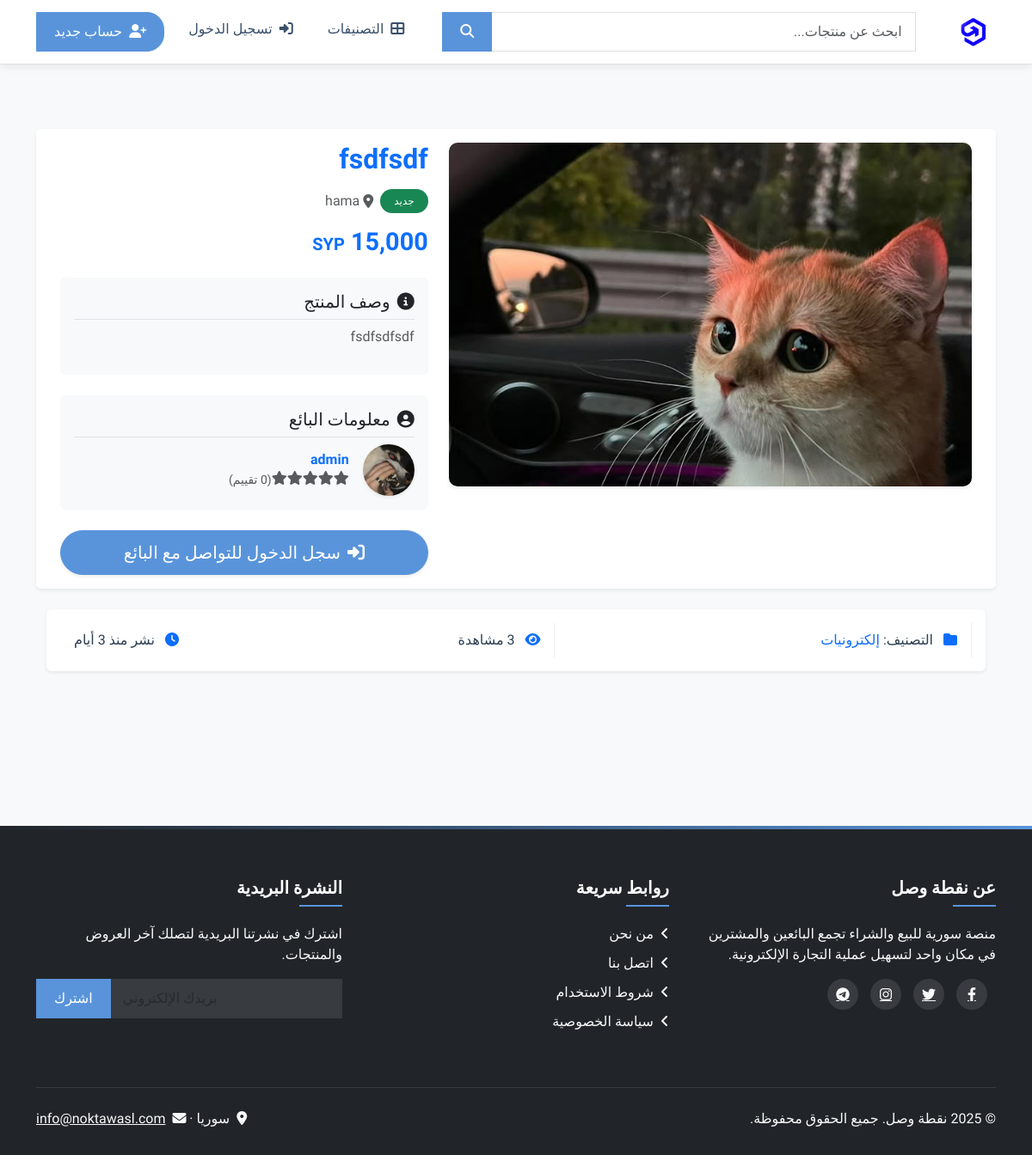
Page /products/view/1 on the committed database.
### bot/models.py (models this page shows, shortened)
class ProductImage(db.Model):
    id = db.Column(db.Integer, primary_key=True)
    cloudflare_id = db.Column(db.String(100), nullable=False)
    url = db.Column(db.String(500), nullable=False)
    product_id = db.Column(db.Integer, db.ForeignKey('product.id'), nullable=False)
    is_primary = db.Column(db.Boolean, default=False)
    created_at = db.Column(db.DateTime, default=datetime.utcnow)

class Product(db.Model):
    id = db.Column(db.Integer, primary_key=True)
    title = db.Column(db.String(200), nullable=False)
    description = db.Column(db.Text, nullable=False)
    price = db.Column(db.Float, nullable=False)
    currency = db.Column(db.String(10), default='SYP')
    condition = db.Column(db.String(20), nullable=False)
    category_id = db.Column(db.Integer, db.ForeignKey('category.id'), nullable=False)
    location = db.Column(db.String(100), nullable=False)
    views_count = db.Column(db.Integer, default=0)
    created_at = db.Column(db.DateTime, default=datetime.utcnow)
    updated_at = db.Column(db.DateTime, default=datetime.utcnow, onupdate=datetime.utcnow)
    seller_id = db.Column(db.Integer, db.ForeignKey('user.id'), nullable=False)
    is_active = db.Column(db.Boolean, default=True)
    is_featured = db.Column(db.Boolean, default=False)
    is_sold = db.Column(db.Boolean, default=False)
    buyer_id = db.Column(db.Integer, db.ForeignKey('user.id'), nullable=True)
    images = db.relationship('ProductImage', backref='product', lazy=True, cascade="all, delete-orphan")
    attributes = db.relationship('ProductAttribute', backref='product', lazy=True, cascade="all, delete-orphan")
    messages = db.relationship('Message', backref='product', lazy=True)
    reports = db.relationship('Report', backref='product', lazy=True)

class User(db.Model):
    id = db.Column(db.Integer, primary_key=True)
    email = db.Column(db.String(150), unique=True, nullable=False)
    password = db.Column(db.String(200), nullable=False)
    name = db.Column(db.String(100), nullable=False)
    phone = db.Column(db.String(20), nullable=True)
    profile_image = db.Column(db.String(500), nullable=True)
    profile_image_url = db.Column(db.String(500), nullable=True)
    bio = db.Column(db.Text, nullable=True)
    location = db.Column(db.String(100), nullable=True)
    is_verified = db.Column(db.Boolean, default=False)
    verification_code = db.Column(db.String(6), nullable=True)
    created_at = db.Column(db.DateTime, default=datetime.utcnow)
    last_login = db.Column(db.DateTime, nullable=True)
    is_admin = db.Column(db.Boolean, default=False)
    is_banned = db.Column(db.Boolean, default=False)
    is_online = db.Column(db.Boolean, default=False)
    new_email_pending = db.Column(db.String(150), nullable=True)
    products = db.relationship('Product',
                              foreign_keys='Product.seller_id',
                              backref='seller',
                              lazy=True)
    purchased_products = db.relationship('Product',
                                        foreign_keys='Product.buyer_id',
                                        backref='buyer',
                                        lazy=True)
    reviews_received = db.relationship('UserReview',
                                      foreign_keys='UserReview.reviewed_user_id',
                                      backref='reviewed_user',
                                      lazy=True)
    reviews_given = db.relationship('UserReview',
                                   foreign_keys='UserReview.reviewer_id',
                                   backref='reviewer',
                                   lazy=True)
    sent_messages = db.relationship('Message',
                                   foreign_keys='Message.sender_id',
                                   backref='sender',
                                   lazy=True)
    received_messages = db.relationship('Message',
                                      foreign_keys='Message.receiver_id',
                                      backref='receiver',
                                      lazy=True)
    reports_filed = db.relationship('Report',
                                   foreign_keys='Report.reporter_id',
                                   backref='reporter',
                                   lazy=True)
    reports_received = db.relationship('Report',
                                      foreign_keys='Report.reported_user_id',
                                      backref='reported_user',
                                      lazy=True)
    favorites_products = db.relationship('Product',
                                        secondary=favorites,
                                        lazy='subquery',
                                        backref=db.backref('favorited_by', lazy=True))
    audit_logs = db.relationship('AuditLog', backref='user', lazy=True)
    def calculate_rating(self):
        reviews = UserReview.query.filter_by(reviewed_user_id=self.id).all()
        if not reviews:
            return 0
        total = sum(review.rating for review in reviews)
        return round((total / len(reviews)) * 20, 1)

class Category(db.Model):
    id = db.Column(db.Integer, primary_key=True)
    name = db.Column(db.String(100), nullable=False)
    slug = db.Column(db.String(100), nullable=False, unique=True)
    description = db.Column(db.Text, nullable=True)
    parent_id = db.Column(db.Integer, db.ForeignKey('category.id'), nullable=True)
    subcategories = db.relationship('Category', backref=db.backref('parent', remote_side=[id]), lazy=True)
    products = db.relationship('Product', backref='category_rel', lazy=True)

### bot/routes.py (the view)
@products_bp.route('/view/<int:product_id>')
def view(product_id):
    from .models import Product, Category
    from flask import current_app
    product = Product.query.get_or_404(product_id)
    product.views_count += 1
    db.session.commit()
    current_app.logger.info(f"عرض تفاصيل المنتج: {product.id} - {product.title}")
    current_app.logger.info(f"عدد صور المنتج: {len(product.images)}")
    if product.images:
        for i, image in enumerate(product.images):
            current_app.logger.debug(f"صورة {i+1}: ID={image.id}, CloudflareID={image.cloudflare_id}, is_primary={image.is_primary}")
    else:
        current_app.logger.warning(f"المنتج {product.id} ليس له صور")
    similar_products = Product.query.filter(
        Product.category_id == product.category_id,
        Product.id != product.id,
        Product.is_active == True,
        Product.is_sold == False
    ).order_by(Product.created_at.desc()).limit(4).all()
    if g.current_user and g.current_user.is_authenticated:
        product.is_favorite = product in g.current_user.favorites_products
        for p in similar_products:
            p.is_favorite = p in g.current_user.favorites_products
    else:
        product.is_favorite = False
        for p in similar_products:
            p.is_favorite = False
    product.category_name = Category.query.get(product.category_id).name
    product.seller.rating = product.seller.calculate_rating()
    product.seller.reviews_count = len(product.seller.reviews_received)
    for p in similar_products:
        p.seller.rating = p.seller.calculate_rating()
        p.seller.reviews_count = len(p.seller.reviews_received)
    return render_template(
        'product_view.html',
        product=product,
        similar_products=similar_products
    )

### bot/templates/product_view.html (shortened to what this page needs)
{% extends "layout.html" %}
{% block content %}
<div class="container py-4">
    <div class="row bg-white rounded shadow-sm p-3 mb-4">
        <div class="col-lg-7">
            <div class="product-gallery">
                <div class="main-image mb-3 position-relative rounded overflow-hidden shadow-sm" style="height: 400px;">
                    {% set primary_image = None %}
                    {% for image in product.images if primary_image is none and image.is_primary %}
                        {% set primary_image = image %}
                    {% endfor %}
                    {% if not primary_image and product.images and product.images|length > 0 %}
                        {% set primary_image = product.images[0] %}
                    {% endif %}
                    {% if primary_image %}
                        <img src="{{ primary_image.url }}"
                             alt="{{ product.title }}" class="img-fluid w-100 h-100 object-fit-cover" id="main-product-image">
                    {% else %}
                        <img src="{{ url_for('static', filename='images/products/product-placeholder.jpg') }}"
                             alt="{{ product.title }}" class="img-fluid w-100 h-100 object-fit-cover" id="main-product-image">
                    {% endif %}
                </div>
            </div>
        </div>
        <div class="col-lg-5">
            <div class="product-details h-100 d-flex flex-column">
                <h1 class="h2 mb-3 fw-bold text-primary">{{ product.title }}</h1>
                <div class="d-flex align-items-center mb-3">
                    <span class="badge bg-{{ 'success' if product.condition == 'new' else 'info' }} me-2 px-3 py-2">
                        {{ product.condition | get_condition_name }}
                    </span>
                    <span class="text-muted d-flex align-items-center">
                        <i class="fas fa-map-marker-alt me-1"></i> {{ product.location }}
                    </span>
                </div>
                <h3 class="text-primary mb-4 fw-bold" style="font-size: 1.8rem;">
                    {{ product.price | format_price }} <span class="fs-5">{{ product.currency }}</span>
                </h3>
                <div class="mb-4 bg-light p-3 rounded">
                    <h5 class="border-bottom pb-2 text-dark"><i class="fas fa-info-circle me-2"></i>وصف المنتج</h5>
                    <p class="text-muted">{{ product.description | safe }}</p>
                </div>
                <div class="mb-4 bg-light p-3 rounded">
                    <h5 class="border-bottom pb-2 text-dark"><i class="fas fa-user-circle me-2"></i>معلومات البائع</h5>
                    <div class="d-flex align-items-center">
                        <div class="seller-image rounded-circle me-3 bg-white shadow-sm overflow-hidden"
                             style="width: 60px; height: 60px;">
                            <img src="{{ product.seller.profile_image_url if product.seller.profile_image_url else (product.seller.profile_image | image_url(folder='users')) }}"
                                 alt="{{ product.seller.name }}"
                                 class="w-100 h-100 object-fit-cover">
                        </div>
                        <div>
                            <h6 class="mb-0">
                                <a href="{{ url_for('user.public_profile', user_id=product.seller.id) }}"
                                   class="text-decoration-none fw-bold">
                                    {{ product.seller.name }}
                                </a>
                            </h6>
                            <div class="rating">
                                {% for i in range(1, 6) %}
                                    <i class="fas fa-star {{ 'text-warning' if i <= product.seller.rating else 'text-muted' }}"></i>
                                {% endfor %}
                                <small class="text-muted">({{ product.seller.reviews_count }} تقييم)</small>
                            </div>
                        </div>
                    </div>
                </div>
                <div class="d-grid gap-2 mt-auto">
                    {% if current_user.is_authenticated %}
                        {% if current_user.id != product.seller.id %}
                            <a href="{{ url_for('messages.chat', user_id=product.seller.id, product_id=product.id) }}"
                               class="btn btn-primary btn-lg rounded-pill shadow-sm">
                                <i class="fas fa-comments me-2"></i>تواصل مع البائع
                            </a>
                            <div class="row g-2">
                                <div class="col-6">
                                    <button class="btn btn-outline-primary w-100 favorite-btn {{ 'active' if product.is_favorite else '' }}"
                                            data-product-id="{{ product.id }}">
                                        <i class="fas fa-heart me-2 {{ 'text-danger' if product.is_favorite else '' }}"></i>
                                        {{ 'إزالة من المفضلة' if product.is_favorite else 'إضافة للمفضلة' }}
                                    </button>
                                </div>
                                <div class="col-6">
                                    <button class="btn btn-outline-danger w-100" data-bs-toggle="modal" data-bs-target="#reportModal">
                                        <i class="fas fa-flag me-2"></i>الإبلاغ
                                    </button>
                                </div>
                            </div>
                        {% else %}
                            <a href="{{ url_for('products.edit', product_id=product.id) }}"
                               class="btn btn-warning btn-lg rounded-pill shadow-sm">
                                <i class="fas fa-edit me-2"></i>تعديل الإعلان
                            </a>
                        {% endif %}
                    {% else %}
                        <a href="{{ url_for('auth.login', next=request.path) }}"
                           class="btn btn-primary btn-lg rounded-pill shadow-sm">
                            <i class="fas fa-sign-in-alt me-2"></i>سجل الدخول للتواصل مع البائع
                        </a>
                    {% endif %}
                </div>
            </div>
        </div>
    </div>
    <div class="row mb-5">
        <div class="col-12">
            <div class="bg-white rounded shadow-sm p-3">
                <div class="product-meta d-flex flex-wrap justify-content-between">
                    <div class="meta-item px-3 py-2">
                        <p class="mb-0">
                            <i class="fas fa-folder me-2 text-primary"></i>
                            التصنيف: <a href="{{ url_for('products.search', category_id=product.category_id) }}" class="text-decoration-none">
                                {{ product.category_name }}
                            </a>
                        </p>
                    </div>
                    <div class="meta-item px-3 py-2">
                        <p class="mb-0">
                            <i class="fas fa-eye me-2 text-primary"></i>
                            {{ product.views_count }} مشاهدة
                        </p>
                    </div>
                    <div class="meta-item px-3 py-2">
                        <p class="mb-0">
                            <i class="fas fa-clock me-2 text-primary"></i>
                            نشر {{ product.created_at | time_since }}
                        </p>
                    </div>
                </div>
            </div>
        </div>
    </div>
</div>
{% endblock %}

### rows in the picture
ProductImage: url (picture)
Product: title "fsdfsdf", condition|get_condition_name "جديد", location "hama", price "15,000", currency "SYP", description "fsdfsdfsdf", created_at "منذ 3 أيام"
User: seller|image_url (picture), seller.name "admin"
Category: category_name "إلكترونيات"
